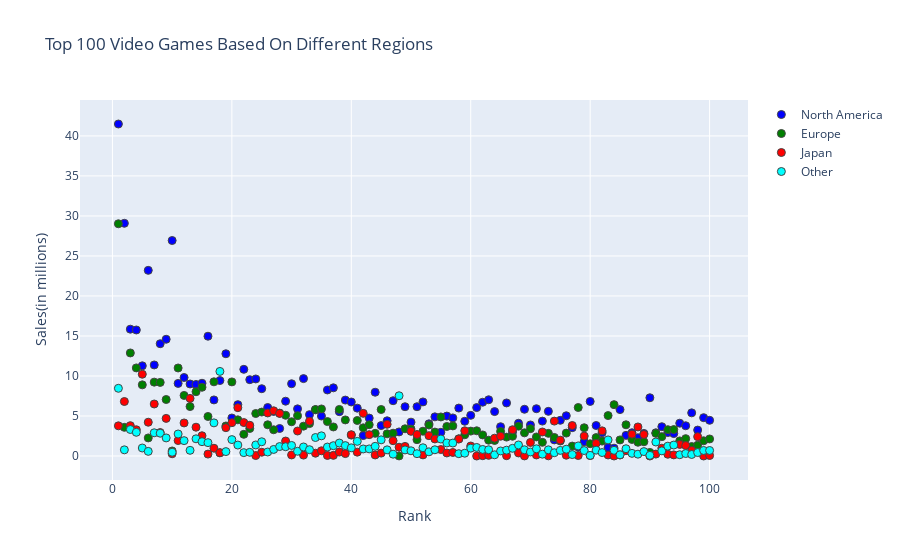

Notebook code for this chart:
### Markdown cell above
### Top 100 video games based on different regions

### Code cell
trace1 = go.Scatter(
                    x = df_top_100["Rank"],
                    y = df_top_100["NA_Sales"],
                    mode = "markers",
                    name = "North America",
                    marker = dict(color = 'blue',size=8, line_width=1),
                    text= df_top_100["Name"],
                    )

                                        
trace2 = go.Scatter(
                    x = df_top_100["Rank"],
                    y = df_top_100["EU_Sales"],
                    mode = "markers",
                    name = "Europe",
                    marker = dict(color = 'green',size=8, line_width=1),
                    text= df_top_100["Name"],
                    )

trace3 = go.Scatter(
                    x = df_top_100["Rank"],
                    y = df_top_100["JP_Sales"],
                    mode = "markers",
                    name = "Japan",
                    marker = dict(color = 'red',size=8, line_width=1),
                    text= df_top_100["Name"], 
                    )

trace4 = go.Scatter(
                    x = df_top_100["Rank"],
                    y = df_top_100["Other_Sales"],
                    mode = "markers",
                    name = "Other",
                    marker = dict(color = 'aqua',size=8, line_width=1),
                    text= df_top_100["Name"])

layout = dict(title = "Top 100 Video Games Based On Different Regions",
             xaxis = dict(title = "Rank", ticklen= 5,zeroline= False,zerolinewidth=1,gridcolor="white"),
             yaxis = dict(title = "Sales(in millions)", ticklen= 5,zeroline= False,zerolinewidth=1,gridcolor="white"),
             )

data = [trace1, trace2, trace3, trace4]
fig = dict(data = data, layout = layout)
iplot(fig)

### Figure 1 — Plotly figure (JSON) as saved in the notebook; plotly's stock layout.template omitted (floating-point values rounded to 4 significant figures)
{"data": [{"marker": {"color": "blue", "line": {"width": 1}, "size": 8}, "mode": "markers", "name": "North America", "text": ["Wii Sports", "Super Mario Bros.", "Mario Kart Wii", "Wii Sports Resort", "Pokemon Red/Pokemon Blue", "Tetris", "New Super Mario Bros.", "Wii Play", "New Super Mario Bros. Wii", "Duck Hunt", "Nintendogs", "Mario Kart DS", "Pokemon Gold/Pokemon Silver", "Wii Fit", "Wii Fit Plus", "Kinect Adventures!", "Grand Theft Auto V", "Grand Theft Auto: San Andreas", "Super Mario World", "Brain Age: Train Your Brain in Minutes a Day", "Pokemon Diamond/Pokemon Pearl", "Super Mario Land", "Super Mario Bros. 3", "Grand Theft Auto V", "Grand Theft Auto: Vice City", "Pokemon Ruby/Pokemon Sapphire", "Pokemon Black/Pokemon White", "Brain Age 2: More Training in Minutes a Day", "Gran Turismo 3: A-Spec", "Call of Duty: Modern Warfare 3", "Pokémon Yellow: Special Pikachu Edition", "Call of Duty: Black Ops", "Pokemon X/Pokemon Y", "Call of Duty: Black Ops 3", "Call of Duty: Black Ops II", "Call of Duty: Black Ops II", "Call of Duty: Modern Warfare 2", "Call of Duty: Modern Warfare 3", "Grand Theft Auto III", "Super Smash Bros. Brawl", "Call of Duty: Black Ops", "Animal Crossing: Wild World", "Mario Kart 7", "Halo 3", "Grand Theft Auto V", "Pokemon HeartGold/Pokemon SoulSilver", "Super Mario 64", "Gran Turismo 4", "Super Mario Galaxy", "Pokemon Omega Ruby/Pokemon Alpha Sapphire", "Super Mario Land 2: 6 Golden Coins", "Grand Theft Auto IV", "Gran Turismo", "Super Mario 3D Land", "Gran Turismo 5", "Call of Duty: Modern Warfare 2", "Grand Theft Auto IV", "Super Mario All-Stars", "Pokemon FireRed/Pokemon LeafGreen", "Super Mario 64", "Just Dance 3", "Call of Duty: Ghosts", "Halo: Reach", "Mario Kart 64", "New Super Mario Bros. 2", "Halo 4", "Final Fantasy VII", "Call of Duty: Ghosts", "Just Dance 2", "Gran Turismo 2", "Call of Duty 4: Modern Warfare", "Donkey Kong Country", "Minecraft", "Animal Crossing: New Leaf", "Mario Party DS", "The Elder Scrolls V: Skyrim", "Super Mario Kart", "FIFA 16", "Wii Party", "Halo 2", "Mario Party 8", "Pokemon Black 2/Pokemon White 2", "FIFA Soccer 13", "The Sims 3", "GoldenEye 007", "Mario & Sonic at the Olympic Games", "Final Fantasy X", "Final Fantasy VIII", "Pokémon Platinum Version", "Pac-Man", "Grand Theft Auto: Liberty City Stories", "Super Mario Galaxy 2", "Star Wars Battlefront (2015)", "Call of Duty: Advanced Warfare", "The Legend of Zelda: Ocarina of Time", "Crash Bandicoot 2: Cortex Strikes Back", "Super Mario Bros. 2", "Super Smash Bros. for Wii U and 3DS", "Call of Duty: World at War", "Battlefield 3"], "type": "scatter", "x": [1, 2, 3, 4, 5, 6, 7, 8, 9, 10, 11, 12, 13, 14, 15, 16, 17, 18, 19, 20, 21, 22, 23, 24, 25, 26, 27, 28, 29, 30, 31, 32, 33, 34, 35, 36, 37, 38, 39, 40, 41, 42, 43, 44, 45, 46, 47, 48, 49, 50, 51, 52, 53, 54, 55, 56, 57, 58, 59, 60, 61, 62, 63, 64, 65, 66, 67, 68, 69, 70, 71, 72, 73, 74, 75, 76, 77, 78, 79, 80, 81, 82, 83, 84, 85, 86, 87, 88, 89, 90, 91, 92, 93, 94, 95, 96, 97, 98, 99, 100], "y": [41.49, 29.08, 15.85, 15.75, 11.27, 23.2, 11.38, 14.03, 14.59, 26.93, 9.07, 9.81, 9, 8.94, 9.09, 14.97, 7.01, 9.43, 12.78, 4.75, 6.42, 10.83, 9.54, 9.63, 8.41, 6.06, 5.57, 3.44, 6.85, 9.03, 5.89, 9.67, 5.17, 5.77, 4.99, 8.25, 8.52, 5.54, 6.99, 6.75, 5.98, 2.55, 4.74, 7.97, 3.8, 4.4, 6.91, 3.01, 6.16, 4.23, 6.16, 6.76, 4.02, 4.89, 2.96, 4.99, 4.76, 5.99, 4.34, 5.08, 6.05, 6.72, 7.03, 5.55, 3.66, 6.63, 3.01, 4.09, 5.84, 3.88, 5.91, 4.36, 5.58, 2.01, 4.46, 5.03, 3.54, 1.11, 1.79, 6.82, 3.81, 2.91, 1.06, 0.98, 5.8, 2.58, 2.91, 2.28, 2.82, 7.28, 2.9, 3.66, 2.93, 2.8, 4.1, 3.78, 5.39, 3.24, 4.79, 4.46]}, {"marker": {"color": "green", "line": {"width": 1}, "size": 8}, "mode": "markers", "name": "Europe", "text": ["Wii Sports", "Super Mario Bros.", "Mario Kart Wii", "Wii Sports Resort", "Pokemon Red/Pokemon Blue", "Tetris", "New Super Mario Bros.", "Wii Play", "New Super Mario Bros. Wii", "Duck Hunt", "Nintendogs", "Mario Kart DS", "Pokemon Gold/Pokemon Silver", "Wii Fit", "Wii Fit Plus", "Kinect Adventures!", "Grand Theft Auto V", "Grand Theft Auto: San Andreas", "Super Mario World", "Brain Age: Train Your Brain in Minutes a Day", "Pokemon Diamond/Pokemon Pearl", "Super Mario Land", "Super Mario Bros. 3", "Grand Theft Auto V", "Grand Theft Auto: Vice City", "Pokemon Ruby/Pokemon Sapphire", "Pokemon Black/Pokemon White", "Brain Age 2: More Training in Minutes a Day", "Gran Turismo 3: A-Spec", "Call of Duty: Modern Warfare 3", "Pokémon Yellow: Special Pikachu Edition", "Call of Duty: Black Ops", "Pokemon X/Pokemon Y", "Call of Duty: Black Ops 3", "Call of Duty: Black Ops II", "Call of Duty: Black Ops II", "Call of Duty: Modern Warfare 2", "Call of Duty: Modern Warfare 3", "Grand Theft Auto III", "Super Smash Bros. Brawl", "Call of Duty: Black Ops", "Animal Crossing: Wild World", "Mario Kart 7", "Halo 3", "Grand Theft Auto V", "Pokemon HeartGold/Pokemon SoulSilver", "Super Mario 64", "Gran Turismo 4", "Super Mario Galaxy", "Pokemon Omega Ruby/Pokemon Alpha Sapphire", "Super Mario Land 2: 6 Golden Coins", "Grand Theft Auto IV", "Gran Turismo", "Super Mario 3D Land", "Gran Turismo 5", "Call of Duty: Modern Warfare 2", "Grand Theft Auto IV", "Super Mario All-Stars", "Pokemon FireRed/Pokemon LeafGreen", "Super Mario 64", "Just Dance 3", "Call of Duty: Ghosts", "Halo: Reach", "Mario Kart 64", "New Super Mario Bros. 2", "Halo 4", "Final Fantasy VII", "Call of Duty: Ghosts", "Just Dance 2", "Gran Turismo 2", "Call of Duty 4: Modern Warfare", "Donkey Kong Country", "Minecraft", "Animal Crossing: New Leaf", "Mario Party DS", "The Elder Scrolls V: Skyrim", "Super Mario Kart", "FIFA 16", "Wii Party", "Halo 2", "Mario Party 8", "Pokemon Black 2/Pokemon White 2", "FIFA Soccer 13", "The Sims 3", "GoldenEye 007", "Mario & Sonic at the Olympic Games", "Final Fantasy X", "Final Fantasy VIII", "Pokémon Platinum Version", "Pac-Man", "Grand Theft Auto: Liberty City Stories", "Super Mario Galaxy 2", "Star Wars Battlefront (2015)", "Call of Duty: Advanced Warfare", "The Legend of Zelda: Ocarina of Time", "Crash Bandicoot 2: Cortex Strikes Back", "Super Mario Bros. 2", "Super Smash Bros. for Wii U and 3DS", "Call of Duty: World at War", "Battlefield 3"], "type": "scatter", "x": [1, 2, 3, 4, 5, 6, 7, 8, 9, 10, 11, 12, 13, 14, 15, 16, 17, 18, 19, 20, 21, 22, 23, 24, 25, 26, 27, 28, 29, 30, 31, 32, 33, 34, 35, 36, 37, 38, 39, 40, 41, 42, 43, 44, 45, 46, 47, 48, 49, 50, 51, 52, 53, 54, 55, 56, 57, 58, 59, 60, 61, 62, 63, 64, 65, 66, 67, 68, 69, 70, 71, 72, 73, 74, 75, 76, 77, 78, 79, 80, 81, 82, 83, 84, 85, 86, 87, 88, 89, 90, 91, 92, 93, 94, 95, 96, 97, 98, 99, 100], "y": [29.02, 3.58, 12.88, 11.01, 8.89, 2.26, 9.23, 9.2, 7.06, 0.63, 11, 7.57, 6.18, 8.03, 8.59, 4.94, 9.27, 0.4, 3.75, 9.26, 4.52, 2.71, 3.44, 5.31, 5.49, 3.9, 3.28, 5.36, 5.09, 4.28, 5.04, 3.73, 4.05, 5.81, 5.88, 4.3, 3.63, 5.82, 4.51, 2.61, 4.44, 3.52, 3.91, 2.83, 5.81, 2.77, 2.85, 0.01, 3.4, 3.37, 2.04, 3.1, 3.87, 2.99, 4.88, 3.69, 3.76, 2.15, 2.65, 3.11, 3.15, 2.63, 1.98, 1.94, 3.07, 2.36, 2.47, 3.73, 2.89, 3.42, 2.38, 1.71, 2.83, 2.32, 1.88, 2.86, 1.24, 6.06, 3.53, 1.53, 2.3, 1.86, 5.05, 6.42, 2.01, 3.9, 2.07, 1.72, 1.78, 0.45, 2.83, 2.42, 3.29, 3.3, 1.89, 2.17, 1.18, 1.35, 1.9, 2.13]}, {"marker": {"color": "red", "line": {"width": 1}, "size": 8}, "mode": "markers", "name": "Japan", "text": ["Wii Sports", "Super Mario Bros.", "Mario Kart Wii", "Wii Sports Resort", "Pokemon Red/Pokemon Blue", "Tetris", "New Super Mario Bros.", "Wii Play", "New Super Mario Bros. Wii", "Duck Hunt", "Nintendogs", "Mario Kart DS", "Pokemon Gold/Pokemon Silver", "Wii Fit", "Wii Fit Plus", "Kinect Adventures!", "Grand Theft Auto V", "Grand Theft Auto: San Andreas", "Super Mario World", "Brain Age: Train Your Brain in Minutes a Day", "Pokemon Diamond/Pokemon Pearl", "Super Mario Land", "Super Mario Bros. 3", "Grand Theft Auto V", "Grand Theft Auto: Vice City", "Pokemon Ruby/Pokemon Sapphire", "Pokemon Black/Pokemon White", "Brain Age 2: More Training in Minutes a Day", "Gran Turismo 3: A-Spec", "Call of Duty: Modern Warfare 3", "Pokémon Yellow: Special Pikachu Edition", "Call of Duty: Black Ops", "Pokemon X/Pokemon Y", "Call of Duty: Black Ops 3", "Call of Duty: Black Ops II", "Call of Duty: Black Ops II", "Call of Duty: Modern Warfare 2", "Call of Duty: Modern Warfare 3", "Grand Theft Auto III", "Super Smash Bros. Brawl", "Call of Duty: Black Ops", "Animal Crossing: Wild World", "Mario Kart 7", "Halo 3", "Grand Theft Auto V", "Pokemon HeartGold/Pokemon SoulSilver", "Super Mario 64", "Gran Turismo 4", "Super Mario Galaxy", "Pokemon Omega Ruby/Pokemon Alpha Sapphire", "Super Mario Land 2: 6 Golden Coins", "Grand Theft Auto IV", "Gran Turismo", "Super Mario 3D Land", "Gran Turismo 5", "Call of Duty: Modern Warfare 2", "Grand Theft Auto IV", "Super Mario All-Stars", "Pokemon FireRed/Pokemon LeafGreen", "Super Mario 64", "Just Dance 3", "Call of Duty: Ghosts", "Halo: Reach", "Mario Kart 64", "New Super Mario Bros. 2", "Halo 4", "Final Fantasy VII", "Call of Duty: Ghosts", "Just Dance 2", "Gran Turismo 2", "Call of Duty 4: Modern Warfare", "Donkey Kong Country", "Minecraft", "Animal Crossing: New Leaf", "Mario Party DS", "The Elder Scrolls V: Skyrim", "Super Mario Kart", "FIFA 16", "Wii Party", "Halo 2", "Mario Party 8", "Pokemon Black 2/Pokemon White 2", "FIFA Soccer 13", "The Sims 3", "GoldenEye 007", "Mario & Sonic at the Olympic Games", "Final Fantasy X", "Final Fantasy VIII", "Pokémon Platinum Version", "Pac-Man", "Grand Theft Auto: Liberty City Stories", "Super Mario Galaxy 2", "Star Wars Battlefront (2015)", "Call of Duty: Advanced Warfare", "The Legend of Zelda: Ocarina of Time", "Crash Bandicoot 2: Cortex Strikes Back", "Super Mario Bros. 2", "Super Smash Bros. for Wii U and 3DS", "Call of Duty: World at War", "Battlefield 3"], "type": "scatter", "x": [1, 2, 3, 4, 5, 6, 7, 8, 9, 10, 11, 12, 13, 14, 15, 16, 17, 18, 19, 20, 21, 22, 23, 24, 25, 26, 27, 28, 29, 30, 31, 32, 33, 34, 35, 36, 37, 38, 39, 40, 41, 42, 43, 44, 45, 46, 47, 48, 49, 50, 51, 52, 53, 54, 55, 56, 57, 58, 59, 60, 61, 62, 63, 64, 65, 66, 67, 68, 69, 70, 71, 72, 73, 74, 75, 76, 77, 78, 79, 80, 81, 82, 83, 84, 85, 86, 87, 88, 89, 90, 91, 92, 93, 94, 95, 96, 97, 98, 99, 100], "y": [3.77, 6.81, 3.79, 3.28, 10.22, 4.22, 6.5, 2.93, 4.7, 0.28, 1.93, 4.13, 7.2, 3.6, 2.53, 0.24, 0.97, 0.41, 3.54, 4.16, 6.04, 4.18, 3.84, 0.06, 0.47, 5.38, 5.65, 5.32, 1.87, 0.13, 3.12, 0.11, 4.34, 0.35, 0.65, 0.07, 0.08, 0.49, 0.3, 2.66, 0.48, 5.33, 2.67, 0.13, 0.36, 3.96, 1.91, 1.1, 1.2, 3.08, 2.69, 0.14, 2.54, 2.13, 0.81, 0.38, 0.44, 2.12, 3.15, 1.25, 0, 0.04, 0.08, 2.23, 2.47, 0.04, 3.28, 0.38, 0.01, 1.69, 0.13, 3, 0.02, 4.36, 1.98, 0.1, 3.81, 0.06, 2.49, 0.05, 1.58, 3.14, 0.13, 0, 0.13, 0.66, 2.73, 3.63, 2.69, 0, 0.24, 0.98, 0.22, 0.14, 1.45, 1.31, 0.7, 2.42, 0, 0.06]}, {"marker": {"color": "aqua", "line": {"width": 1}, "size": 8}, "mode": "markers", "name": "Other", "text": ["Wii Sports", "Super Mario Bros.", "Mario Kart Wii", "Wii Sports Resort", "Pokemon Red/Pokemon Blue", "Tetris", "New Super Mario Bros.", "Wii Play", "New Super Mario Bros. Wii", "Duck Hunt", "Nintendogs", "Mario Kart DS", "Pokemon Gold/Pokemon Silver", "Wii Fit", "Wii Fit Plus", "Kinect Adventures!", "Grand Theft Auto V", "Grand Theft Auto: San Andreas", "Super Mario World", "Brain Age: Train Your Brain in Minutes a Day", "Pokemon Diamond/Pokemon Pearl", "Super Mario Land", "Super Mario Bros. 3", "Grand Theft Auto V", "Grand Theft Auto: Vice City", "Pokemon Ruby/Pokemon Sapphire", "Pokemon Black/Pokemon White", "Brain Age 2: More Training in Minutes a Day", "Gran Turismo 3: A-Spec", "Call of Duty: Modern Warfare 3", "Pokémon Yellow: Special Pikachu Edition", "Call of Duty: Black Ops", "Pokemon X/Pokemon Y", "Call of Duty: Black Ops 3", "Call of Duty: Black Ops II", "Call of Duty: Black Ops II", "Call of Duty: Modern Warfare 2", "Call of Duty: Modern Warfare 3", "Grand Theft Auto III", "Super Smash Bros. Brawl", "Call of Duty: Black Ops", "Animal Crossing: Wild World", "Mario Kart 7", "Halo 3", "Grand Theft Auto V", "Pokemon HeartGold/Pokemon SoulSilver", "Super Mario 64", "Gran Turismo 4", "Super Mario Galaxy", "Pokemon Omega Ruby/Pokemon Alpha Sapphire", "Super Mario Land 2: 6 Golden Coins", "Grand Theft Auto IV", "Gran Turismo", "Super Mario 3D Land", "Gran Turismo 5", "Call of Duty: Modern Warfare 2", "Grand Theft Auto IV", "Super Mario All-Stars", "Pokemon FireRed/Pokemon LeafGreen", "Super Mario 64", "Just Dance 3", "Call of Duty: Ghosts", "Halo: Reach", "Mario Kart 64", "New Super Mario Bros. 2", "Halo 4", "Final Fantasy VII", "Call of Duty: Ghosts", "Just Dance 2", "Gran Turismo 2", "Call of Duty 4: Modern Warfare", "Donkey Kong Country", "Minecraft", "Animal Crossing: New Leaf", "Mario Party DS", "The Elder Scrolls V: Skyrim", "Super Mario Kart", "FIFA 16", "Wii Party", "Halo 2", "Mario Party 8", "Pokemon Black 2/Pokemon White 2", "FIFA Soccer 13", "The Sims 3", "GoldenEye 007", "Mario & Sonic at the Olympic Games", "Final Fantasy X", "Final Fantasy VIII", "Pokémon Platinum Version", "Pac-Man", "Grand Theft Auto: Liberty City Stories", "Super Mario Galaxy 2", "Star Wars Battlefront (2015)", "Call of Duty: Advanced Warfare", "The Legend of Zelda: Ocarina of Time", "Crash Bandicoot 2: Cortex Strikes Back", "Super Mario Bros. 2", "Super Smash Bros. for Wii U and 3DS", "Call of Duty: World at War", "Battlefield 3"], "type": "scatter", "x": [1, 2, 3, 4, 5, 6, 7, 8, 9, 10, 11, 12, 13, 14, 15, 16, 17, 18, 19, 20, 21, 22, 23, 24, 25, 26, 27, 28, 29, 30, 31, 32, 33, 34, 35, 36, 37, 38, 39, 40, 41, 42, 43, 44, 45, 46, 47, 48, 49, 50, 51, 52, 53, 54, 55, 56, 57, 58, 59, 60, 61, 62, 63, 64, 65, 66, 67, 68, 69, 70, 71, 72, 73, 74, 75, 76, 77, 78, 79, 80, 81, 82, 83, 84, 85, 86, 87, 88, 89, 90, 91, 92, 93, 94, 95, 96, 97, 98, 99, 100], "y": [8.46, 0.77, 3.31, 2.96, 1, 0.58, 2.9, 2.85, 2.26, 0.47, 2.75, 1.92, 0.71, 2.15, 1.79, 1.67, 4.14, 10.57, 0.55, 2.05, 1.37, 0.42, 0.46, 1.38, 1.78, 0.5, 0.82, 1.18, 1.16, 1.32, 0.59, 1.13, 0.79, 2.31, 2.52, 1.12, 1.29, 1.62, 1.3, 1.02, 1.83, 0.88, 0.89, 1.21, 2.02, 0.77, 0.23, 7.53, 0.76, 0.65, 0.29, 1.03, 0.52, 0.78, 2.12, 1.63, 1.62, 0.29, 0.35, 0.98, 1.07, 0.82, 0.78, 0.15, 0.63, 0.73, 0.96, 1.38, 0.78, 0.5, 0.9, 0.23, 0.77, 0.41, 0.7, 0.85, 0.18, 1.26, 0.68, 0.08, 0.73, 0.43, 2.01, 0.71, 0.15, 0.91, 0.33, 0.23, 0.55, 0.08, 1.75, 0.64, 1.23, 1.37, 0.16, 0.31, 0.19, 0.43, 0.69, 0.69]}], "layout": {"autosize": true, "title": {"text": "Top 100 Video Games Based On Different Regions"}, "xaxis": {"autorange": true, "gridcolor": "white", "range": [-5.258, 106.3], "ticklen": 5, "title": {"text": "Rank"}, "type": "linear", "zeroline": false, "zerolinewidth": 1}, "yaxis": {"autorange": true, "gridcolor": "white", "range": [-3.821, 45.31], "ticklen": 5, "title": {"text": "Sales(in millions)"}, "type": "linear", "zeroline": false, "zerolinewidth": 1}}}
